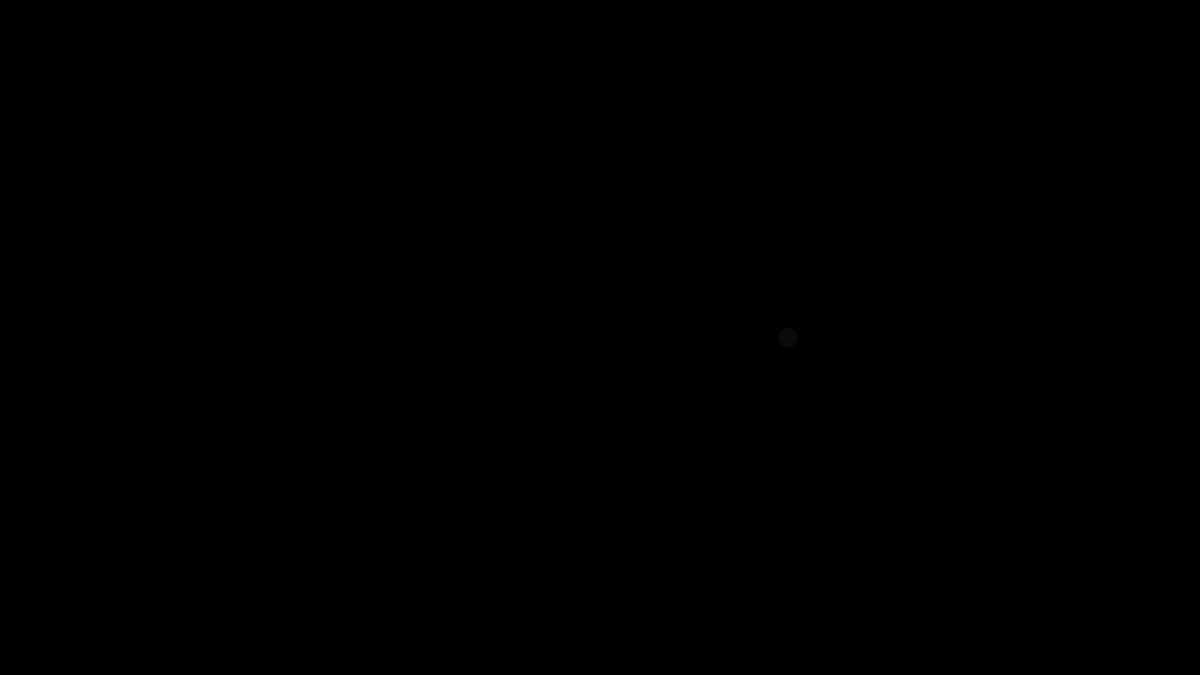
Frame 1 (no input)
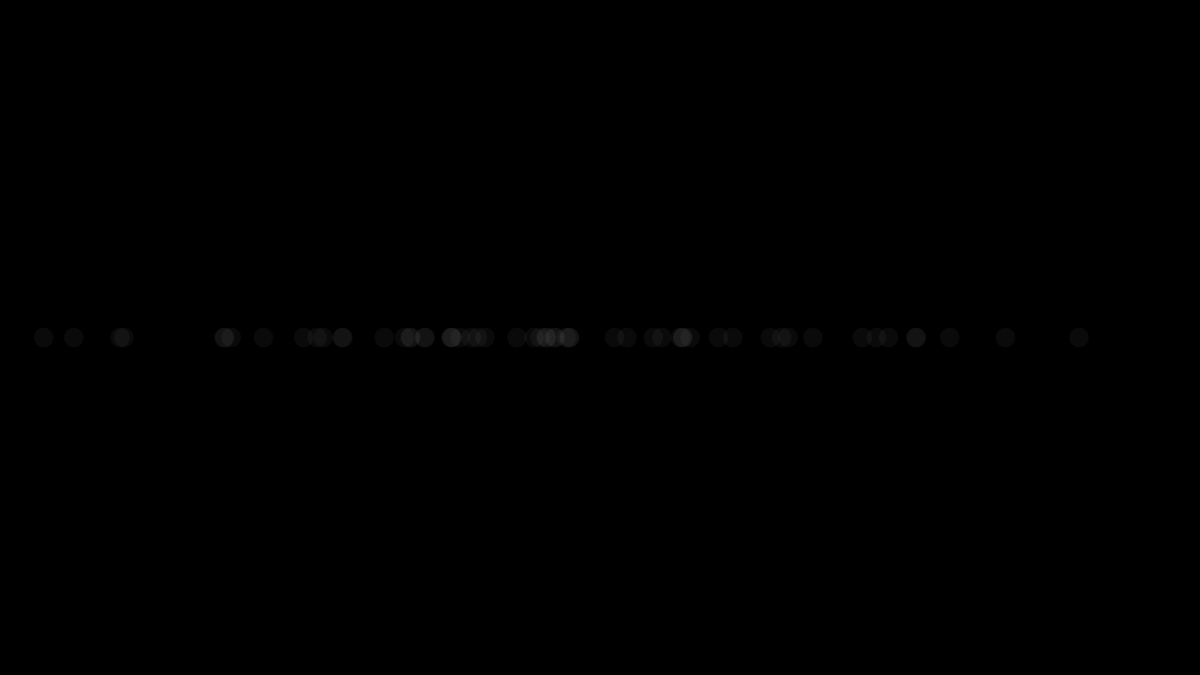
Frame 60 (no input)
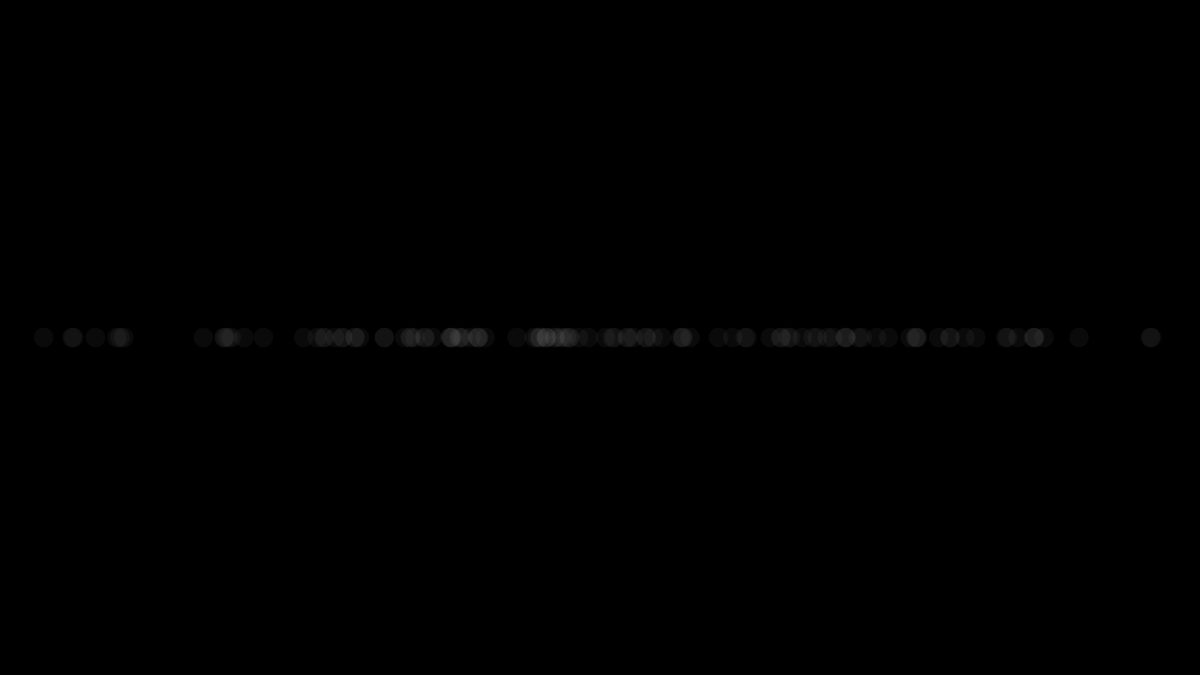
Frame 120 (the mouse pressed at the canvas centre since frame 60)

The p5.js sketch that drew these frames (run headless with seeded random() and noise() and a simulated clock; from frame 60 on, the mouse is pressed at the canvas centre):

// p5.js sketch
// ── sketch.js
function setup() {
    createCanvas(1280, 720);
    background(0);
}

function draw() {
    let mean = width / 2;
    let standardDeviation = 300;

    let n = randomGaussian(mean, standardDeviation);

    fill(255, 10);
    noStroke();
    ellipse(n, height / 2, 21, 21);
}
